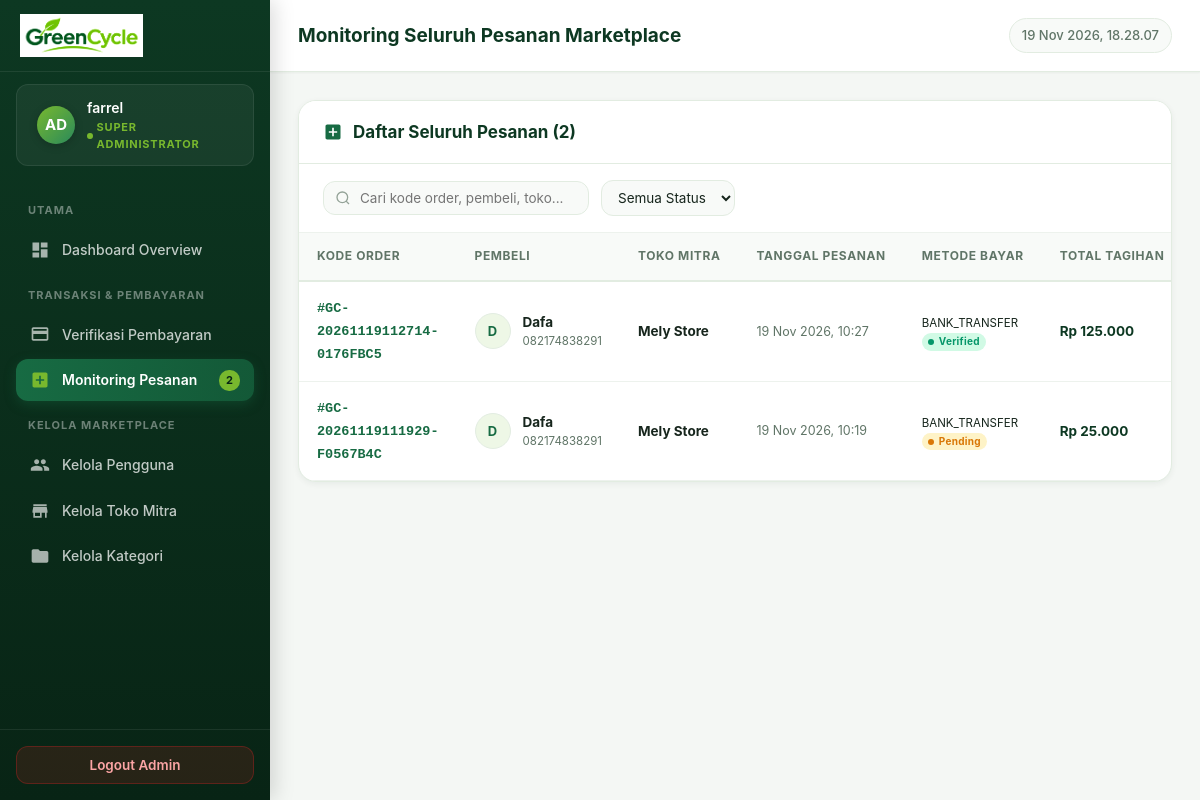
The app's page /admin/orders/index.php (signed in) with its own data.
### tables this page shows
CREATE TABLE `orders` (
  `id` int(11) NOT NULL,
  `order_code` varchar(50) NOT NULL,
  `user_id` int(11) NOT NULL,
  `store_id` int(11) NOT NULL,
  `order_date` timestamp NOT NULL DEFAULT current_timestamp(),
  `shipping_address` text NOT NULL,
  `phone` varchar(20) NOT NULL DEFAULT '',
  `subtotal` decimal(12,2) NOT NULL DEFAULT 0.00,
  `shipping_cost` decimal(12,2) NOT NULL DEFAULT 0.00,
  `total_amount` decimal(12,2) NOT NULL DEFAULT 0.00,
  `status` enum('pending','processing','shipped','completed','cancelled') NOT NULL DEFAULT 'pending',
  `notes` text DEFAULT NULL,
  `created_at` timestamp NOT NULL DEFAULT current_timestamp(),
  `updated_at` timestamp NOT NULL DEFAULT current_timestamp() ON UPDATE current_timestamp()
);

CREATE TABLE `users` (
  `id` int(11) NOT NULL,
  `name` varchar(100) NOT NULL,
  `email` varchar(100) NOT NULL,
  `password` varchar(255) NOT NULL,
  `phone` varchar(20) DEFAULT NULL,
  `address` text DEFAULT NULL,
  `profile_photo` varchar(255) DEFAULT NULL,
  `role` enum('admin','seller','customer') NOT NULL DEFAULT 'customer',
  `status` enum('active','inactive') NOT NULL DEFAULT 'active',
  `created_at` timestamp NOT NULL DEFAULT current_timestamp(),
  `updated_at` timestamp NOT NULL DEFAULT current_timestamp() ON UPDATE current_timestamp()
);

CREATE TABLE `stores` (
  `id` int(11) NOT NULL,
  `user_id` int(11) NOT NULL,
  `store_name` varchar(150) NOT NULL,
  `description` text DEFAULT NULL,
  `address` text DEFAULT NULL,
  `phone` varchar(20) DEFAULT NULL,
  `logo` varchar(255) DEFAULT NULL,
  `status` enum('active','inactive') NOT NULL DEFAULT 'active',
  `created_at` timestamp NOT NULL DEFAULT current_timestamp(),
  `updated_at` timestamp NOT NULL DEFAULT current_timestamp() ON UPDATE current_timestamp()
);

CREATE TABLE `transactions` (
  `id` int(11) NOT NULL,
  `order_id` int(11) NOT NULL,
  `payment_method` enum('bank_transfer','cash_on_delivery') NOT NULL DEFAULT 'bank_transfer',
  `payment_status` enum('pending','verified','rejected') NOT NULL DEFAULT 'pending',
  `payment_proof` varchar(255) DEFAULT NULL,
  `payment_date` datetime DEFAULT NULL,
  `verified_at` datetime DEFAULT NULL,
  `created_at` timestamp NOT NULL DEFAULT current_timestamp(),
  `updated_at` timestamp NOT NULL DEFAULT current_timestamp() ON UPDATE current_timestamp()
);

### includes/init.php (called while the page is built, shortened)
<?php
function e($value)
{
    return htmlspecialchars((string) $value, ENT_QUOTES, 'UTF-8');
}

### admin/orders/index.php (the view, shortened to what this page needs)
<?php
require_once __DIR__ . '/../../includes/auth_check.php';
$adminName = $_SESSION['name'] ?? 'Admin';
$orders = [];
try {
    $q = $conn->query("
        SELECT
            o.id,
            o.order_code,
            o.order_date,
            o.shipping_address,
            o.subtotal,
            o.shipping_cost,
            o.total_amount,
            o.status,
            u.name AS customer_name,
            u.phone AS customer_phone,
            s.store_name,
            t.payment_method,
            t.payment_status
        FROM orders o
        INNER JOIN users u ON o.user_id = u.id
        INNER JOIN stores s ON o.store_id = s.id
        LEFT JOIN transactions t ON t.order_id = o.id
        ORDER BY o.order_date DESC
    ");
    if ($q) {
        $orders = $q->fetch_all(MYSQLI_ASSOC);
    }
} catch (mysqli_sql_exception $e) {
    error_log("Admin orders error: " . $e->getMessage());
}
?>
<!DOCTYPE html>
<html lang="id">
<head>
    <link rel="stylesheet" href="/GreenCycle/assets/css/dashboard.css">
</head>
<body>
<div class="gc-app">
    <aside class="gc-sidebar" id="gcSidebar">
        <div class="gc-sidebar-header">
            <a href="/GreenCycle/admin/dashboard.php" class="gc-sidebar-logo">
                <img
                    src="/GreenCycle/assets/images/greencycle-logo.png"
                    alt="GreenCycle Logo"
                    onerror="this.style.display='none'; this.nextElementSibling.style.display='inline';"
                >
            </a>
        </div>
        <div class="gc-sidebar-role-badge">
            <div class="gc-role-avatar">AD</div>
            <div class="gc-role-info">
                <div class="gc-role-name"><?= e($adminName) ?></div>
                <div class="gc-role-tag">Super Administrator</div>
            </div>
        </div>
        <nav class="gc-sidebar-nav">
            <div class="gc-nav-group-title">Utama</div>
            <a href="/GreenCycle/admin/dashboard.php" class="gc-nav-item">
                <svg viewBox="0 0 24 24"><path d="M3 13h8V3H3v10zm0 8h8v-6H3v6zm10 0h8V11h-8v10zm0-18v6h8V3h-8z"/></svg>
                Dashboard Overview
            </a>
            <div class="gc-nav-group-title">Transaksi & Pembayaran</div>
            <a href="/GreenCycle/admin/transactions/index.php" class="gc-nav-item">
                <svg viewBox="0 0 24 24"><path d="M20 4H4c-1.11 0-1.99.89-1.99 2L2 18c0 1.11.89 2 2 2h16c1.11 0 2-.89 2-2V6c0-1.11-.89-2-2-2zm0 14H4v-6h16v6zm0-10H4V6h16v2z"/></svg>
                Verifikasi Pembayaran
            </a>
            <a href="/GreenCycle/admin/orders/index.php" class="gc-nav-item active">
                <svg viewBox="0 0 24 24"><path d="M19 3H5c-1.1 0-2 .9-2 2v14c0 1.1.9 2 2 2h14c1.1 0 2-.9 2-2V5c0-1.1-.9-2-2-2zm-2 10h-4v4h-2v-4H7v-2h4V7h2v4h4v2z"/></svg>
                Monitoring Pesanan
                <span class="gc-nav-badge"><?= count($orders) ?></span>
            </a>
            <div class="gc-nav-group-title">Kelola Marketplace</div>
            <a href="/GreenCycle/admin/users/index.php" class="gc-nav-item">
                Kelola Pengguna
            </a>
            <a href="/GreenCycle/admin/stores/index.php" class="gc-nav-item">
                <svg viewBox="0 0 24 24"><path d="M20 4H4v2h16V4zm1 10v-2l-1-5H4l-1 5v2h1v6h10v-6h4v6h2v-6h1zm-9 4H6v-4h6v4z"/></svg>
                Kelola Toko Mitra
            </a>
            <a href="/GreenCycle/admin/categories/index.php" class="gc-nav-item">
                <svg viewBox="0 0 24 24"><path d="M10 4H4c-1.1 0-1.99.9-1.99 2L2 18c0 1.1.9 2 2 2h16c1.1 0 2-.9 2-2V8c0-1.1-.9-2-2-2h-8l-2-2z"/></svg>
                Kelola Kategori
            </a>
        </nav>
        <div class="gc-sidebar-footer">
            <form action="/GreenCycle/auth/logout.php" method="POST">
                <button type="submit" class="gc-btn-logout-sidebar">Logout Admin</button>
            </form>
        </div>
    </aside>
    <main class="gc-main">
        <header class="gc-topbar">
            <div class="gc-topbar-left">
                <div class="gc-topbar-title">
                    <span>Monitoring Seluruh Pesanan Marketplace</span>
                </div>
            </div>
            <div class="gc-topbar-right">
                <div class="gc-topbar-clock" id="gcLiveClock"></div>
            </div>
        </header>
        <div class="gc-content">
            <div class="gc-panel">
                <div class="gc-panel-header">
                    <div class="gc-panel-title">
                        <svg viewBox="0 0 24 24" fill="currentColor"><path d="M19 3H5c-1.1 0-2 .9-2 2v14c0 1.1.9 2 2 2h14c1.1 0 2-.9 2-2V5c0-1.1-.9-2-2-2zm-2 10h-4v4h-2v-4H7v-2h4V7h2v4h4v2z"/></svg>
                        Daftar Seluruh Pesanan (<?= count($orders) ?>)
                    </div>
                </div>
                <div style="padding: 16px 24px; border-bottom: 1px solid var(--gc-border-light);" class="gc-filter-bar">
                    <div class="gc-search-box">
                        <input type="text" placeholder="Cari kode order, pembeli, toko..." data-table-search="#tableAdminAllOrders">
                    </div>
                    <select class="gc-select-filter" data-table-status="#tableAdminAllOrders">
                        <option value="all">Semua Status</option>
                    </select>
                </div>
                <div class="gc-table-responsive">
                    <table class="gc-table" id="tableAdminAllOrders">
                        <thead>
                            <tr>
                                <th>Kode Order</th>
                                <th>Pembeli</th>
                                <th>Toko Mitra</th>
                                <th>Tanggal Pesanan</th>
                                <th>Metode Bayar</th>
                                <th>Total Tagihan</th>
                            </tr>
                        </thead>
                        <tbody>
                            <?php if (empty($orders)): ?>
                                <tr>
                                    <td colspan="7" style="text-align: center; padding: 40px; color: var(--gc-text-muted);">
                                        Belum ada data pesanan di marketplace.
                                    </td>
                                </tr>
                            <?php else: ?>
                                <?php foreach ($orders as $ord): ?>
                                    <tr data-status="<?= e($ord['status']) ?>">
                                        <td>
                                            <strong style="color: var(--gc-primary); font-family: monospace;">
                                                #<?= e($ord['order_code']) ?>
                                            </strong>
                                        </td>
                                        <td>
                                            <div class="gc-table-user-cell">
                                                <div class="gc-table-avatar">
                                                    <?= strtoupper(substr($ord['customer_name'] ?? 'C', 0, 1)) ?>
                                                </div>
                                                <div>
                                                    <strong><?= e($ord['customer_name']) ?></strong>
                                                    <div style="font-size: 11.5px; color: var(--gc-text-muted);"><?= e($ord['customer_phone'] ?? '-') ?></div>
                                                </div>
                                            </div>
                                        </td>
                                        <td><strong><?= e($ord['store_name']) ?></strong></td>
                                        <td style="color: var(--gc-text-muted); font-size: 12.5px;">
                                            <?= date('d M Y, H:i', strtotime($ord['order_date'])) ?>
                                        </td>
                                        <td>
                                            <span style="font-size: 11.5px; text-transform: uppercase;">
                                                <?= e($ord['payment_method'] ?? 'Transfer') ?>
                                            </span>
                                            <?php if (!empty($ord['payment_status'])): ?>
                                                <div style="font-size: 11px;">
                                                    <span class="gc-badge badge-<?= $ord['payment_status'] === 'verified' ? 'completed' : 'pending' ?>" style="padding: 1px 6px; font-size: 10px;">
                                                        <?= e($ord['payment_status']) ?>
                                                    </span>
                                                </div>
                                            <?php endif; ?>
                                        </td>
                                        <td>
                                            <strong style="color: var(--gc-forest);">
                                                Rp <?= number_format($ord['total_amount'], 0, ',', '.') ?>
                                            </strong>
                                        </td>
                                    </tr>
                                <?php endforeach; ?>
                            <?php endif; ?>
                        </tbody>
                    </table>
                </div>
            </div>
        </div>
    </main>
</div>
</body>
</html>

### records on screen
orders: order_code "GC-20261119112714-0176FBC5", user.name "D", user.name "Dafa", user.phone "082174838291", store.store_name "Mely Store", order_date "19 Nov 2026, 10:27", transactions.payment_method "BANK_TRANSFER", transactions.payment_status "Verified", total_amount "125.000"
orders: order_code "GC-20261119111929-F0567B4C", user.name "D", user.name "Dafa", user.phone "082174838291", store.store_name "Mely Store", order_date "19 Nov 2026, 10:19", transactions.payment_method "BANK_TRANSFER", transactions.payment_status "Pending", total_amount "25.000"

### other values on screen
$adminName "farrel"
count($orders) "2"
